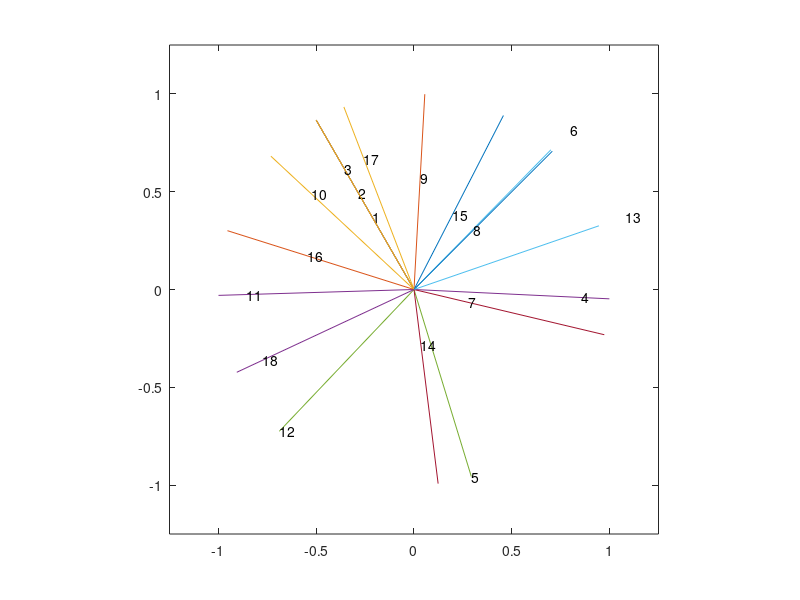

Reproduce this figure in MATLAB.
% format: slip_trace_Mg(euler, phi_sys, phi_error)
% euler can be: 3 seperate values, or 3x1 vector
% phi_sys: for TSL OIM, default =90.  rotate EBSD Lab system 90 degree, so its x-axis points right
% phi_error: due to misalignment between SEM and EBSD.  If rotate SEM ccw to align with EBSD, phi_error is positive.
% default SIGMA=[1,0,0;0,0,0;0,0,0];  % stress state in Global System, be careful of its direction.  Here tensile axis is horizontal.
% default c_a=1.62;  % c/a for Mg

% Zhe Chen, 2015-09-02 revised.

% Code modified from Hongmei's and Prof. Bieler's version      % Zhe Chen 2011-05-06
% This code plots slip trace projected to the X-Y plane of Global Coordinate Systems. Euler angle is ZXZ convention.
% Note: Here I chose a Global Coordinate as the common one, i.e., X is right, Y is up,
% So I add more transformation, i.e., apart from the traditional definition, I further modify g.
% At MSU and IMDEA, EBSD Lab system is X pointing down.
% All the ratatoins are summarized here:
% 1) The Global system is the one in SEM images, x axis point to right.
%    Samples may have been placed slight differently when taking in-situ SEM images and taking EBSD.
%    So, rotate Global system until its x axis points to the right direction in the EBSD map.
% 2) Rotate EBSD map 90 degrees clockwise, then this is the EBSD Lab system.
% 3) Rotate using three Euler angles, then this is the Crystal coordinate system.

function [] = slip_trace_Mg(varargin)

% % default
% phi_sys = -90;  % rotate EBSD Lab system 90 degree, so its x-axis points right
% phi_error = 0;  % angle error caused by placing the sample when doing experiment. i.e., rotate EBSD map into In-situ SEM image orientation.
% % Note 12-10-2013: If you need to rotate SEM image CCW to match EBSD map, then this angle is Positive.
% euler=[30 40 50];  % Euler angle given by EBSD map.  In MSU EB CamScan, EBSD Lab system X is down, Y is right.
SIGMA=[1,0,0;0,0,0;0,0,0];  % stress state in Global System, be careful of its direction.  Here tensile axis is horizontal.
c_a=1.62;  % c/a for Mg

[euler,phi_sys,phi_error,TF] = parse_input(varargin);
if TF
    disp(['Euler = [',num2str(euler(1)),',',num2str(euler(2)),',',num2str(euler(3)),'],  phi_sys = ',num2str(phi_sys),',  phi_error = ',num2str(phi_error)]);
    disp([]);
    
    %  define slip systems, format: [slip PLANE, slip DIRECTION]
    %  basal <a>-glide
    ssa(:,:,1) = [0 0 0 1; -2 1 1 0];
    ssa(:,:,2) = [0 0 0 1; -1 2 -1 0];
    ssa(:,:,3) = [0 0 0 1; -1 -1 2 0];
    
    %  prism <a>-glide
    ssa(:,:,4) = [0 1 -1 0; 2 -1 -1 0];
    ssa(:,:,5) = [1 0 -1 0; 1 -2 1 0];
    ssa(:,:,6) = [-1 1 0 0; 1 1 -2 0];
    
    %  2nd order pyramidal <c+a>-glide
    ssa(:,:,7) = [1 1 -2 2; -1 -1 2 3];
    ssa(:,:,8) = [-1 2 -1 2; 1 -2 1 3];
    ssa(:,:,9) = [-2 1 1 2; 2 -1 -1 3];
    ssa(:,:,10) = [-1 -1 2 2; 1 1 -2 3];
    ssa(:,:,11) = [1 -2 1 2; -1 2 -1 3];
    ssa(:,:,12) = [2 -1 -1 2; -2 1 1 3];
    
    %  1st order pyramidal<a>-glide
    ssa(:,:,13) = [0 1 -1 1; 2 -1 -1 0];
    ssa(:,:,14) = [1 0 -1 1; 1 -2 1 0];
    ssa(:,:,15) = [-1 1 0 1; 1 1 -2 0];
    ssa(:,:,16) = [0 -1 1 1; -2 1 1 0];
    ssa(:,:,17) = [-1 0 1 1; -1 2 -1 0];
    ssa(:,:,18) = [1 -1 0 1; 1 1 -2 0];
    
    
    phi1=euler(1,1);
    PHI=euler(1,2);
    phi2=euler(1,3);
    g_sys = [
        cosd(phi_sys) cosd(phi_sys-90) 0;
        cosd(phi_sys+90) cosd(phi_sys) 0;
        0 0 1];
    g_error = [
        cosd(phi_error) cosd(phi_error-90) 0;
        cosd(phi_error+90) cosd(phi_error) 0;
        0 0 1];
    g_phi1 = [
        cosd(phi1) cosd(phi1-90) 0;
        cosd(phi1+90) cosd(phi1) 0;
        0 0 1];
    g_PHI = [
        1 0 0;
        0 cosd(PHI) cosd(PHI-90);
        0 cosd(PHI+90) cosd(PHI)];
    g_phi2 = [
        cosd(phi2) cosd(phi2-90) 0;
        cosd(phi2+90) cosd(phi2) 0;
        0 0 1];
    g = g_phi2*g_PHI*g_phi1*g_sys*g_error;  % g is the 'transformation matrix' defined in continuum mechanics: x=gX, X is Global corrdinate
    
    for i = 1:1:18            % Change n & m to unit vector
        n = [ssa(1,1,i)  (ssa(1,2,i)*2+ssa(1,1,i))/sqrt(3)  ssa(1,4,i)/c_a]; % Plane normal /c_a, into a Cartesian coordinate
        m = [ssa(2,1,i)*3/2  (ssa(2,1,i)+ssa(2,2,i)*2)*sqrt(3)/2  ssa(2,4,i)*c_a]; % Slip direction *c_a, into a Cartesian coordinate
        ss(1,:,i) = n/norm(n);  % slip plane, normalized
        ss(2,:,i) = m/norm(m);  % slip direction, normalized
    end
    
    for j = 1:1:18
        N = (g.'*ss(1,:,j).').';  % slip plane (i.e., plane normal) expressed in Global system
        M = (g.'*ss(2,:,j).').';  % slip direction expressed in Global system
        burgers_Z(j) = M*[0 0 1].';    % Z-component of burger's vector of slip system j (Percentage of this vector in Z direction)
        schmid_factor(j,1) = N*SIGMA*M.';  % Schimid factor for slip system j
        abs_schmid_factor(j,1) = abs(schmid_factor(j,1));  % used to evaluate rank of SF
        abs_schmid_factor(j,2) = j;
        sliptrace(:,:,j) = cross(N, [0 0 1]);
        sliptrace(:,:,j) = sliptrace(:,:,j)/norm(sliptrace(:,:,j));
        trace_X(:,:,j) = [0, sliptrace(1,1,j)];  % (trace_X(1,2,;), trace_Y(1,2,:)) are coordinate of end of lines starting from origin representing slip traces
        trace_Y(:,:,j) = [0, sliptrace(1,2,j)];
    end
    
    
    Sorted_SF = sortrows (abs_schmid_factor, -1);   % sort Schmid Factor
    
    for k = 1:1:18      % Plot traces
        plot(trace_X(:,:,k), trace_Y(:,:,k));
        axis([-1.25, 1.25, -1.25, 1.25]);
        axis square;
        text(trace_X(1,2,k)*(2+rem(k,7))/7, trace_Y(1,2,k)*(2+rem(k,7))/7, num2str(k));  % here 7 is just a randomly selected number with good effect to separate the labels
        hold on;
    end
    hold off;
else
    
end

end

function [euler,phi_sys,phi_error,TF] = parse_input(varargin)
TF = true;
phi_sys = -90;  % rotate EBSD Lab system 90 degree, so its x-axis points right
phi_error = 0;  % angle error caused by placing the sample when doing experiment. i.e., rotate EBSD map into In-situ SEM image orientation.
% Note 12-10-2013: If you need to rotate SEM image CCW to match EBSD map, then this angle is Positive.
euler=[30 40 50];  % Euler angle given by EBSD map.  In MSU EB CamScan, EBSD Lab system X is down, Y is right.
str = 'format: slip_trace_Mg = (euler(3 seperate value, or 3x1 vector),phi_sys(optional),phi_error(optional))';
if isempty(varargin)
    disp(str);
    TF = false;
else
    varargin = varargin{1};
    switch length(varargin)
        case 1                          % get euler
            if length(varargin{1})==3
                euler = varargin{1};
            else
                disp(str);
                TF = false;
            end
        case 2                          % euler, phi_sys
            if length(varargin{1})==3 && length(varargin{2})==1           % get euler and phi_sys
                euler = varargin{1};
                phi_sys = varargin{2};
            else
                disp(str);
                TF = false;
            end
        case 3                          % euler1,euler2,euler3, or euler,phi_sys,phi_error
            if length(varargin{1})==3 && length(varargin{2})==1 && length(varargin{3})==1
                euler = varargin{1};
                phi_sys = varargin{2};
                phi_error = varargin{3};
            elseif length(varargin{1})==1 && length(varargin{2})==1 && length(varargin{3})==1
                euler(1) = varargin{1};
                euler(2) = varargin{2};
                euler(3) = varargin{3};
            else
                disp(str);
                TF = false;
            end
        case 4                          % euler1,euler2,euler3,phy_sys
            if length(varargin{1})==1 && length(varargin{2})==1 && length(varargin{3})==1 && length(varargin{4})==1
                euler(1) = varargin{1};
                euler(2) = varargin{2};
                euler(3) = varargin{3};
                phi_sys = varargin{4};
            else
                disp(str);
                TF = false;
            end
        case 5
            if length(varargin{1})==1 && length(varargin{2})==1 && length(varargin{3})==1 && length(varargin{4})==1 && length(varargin{5})==1
                euler(1) = varargin{1};
                euler(2) = varargin{2};
                euler(3) = varargin{3};
                phi_sys = varargin{4};
                phi_error = varargin{5};
            else
                disp(str);
                TF = false;
            end
    end
end

end
